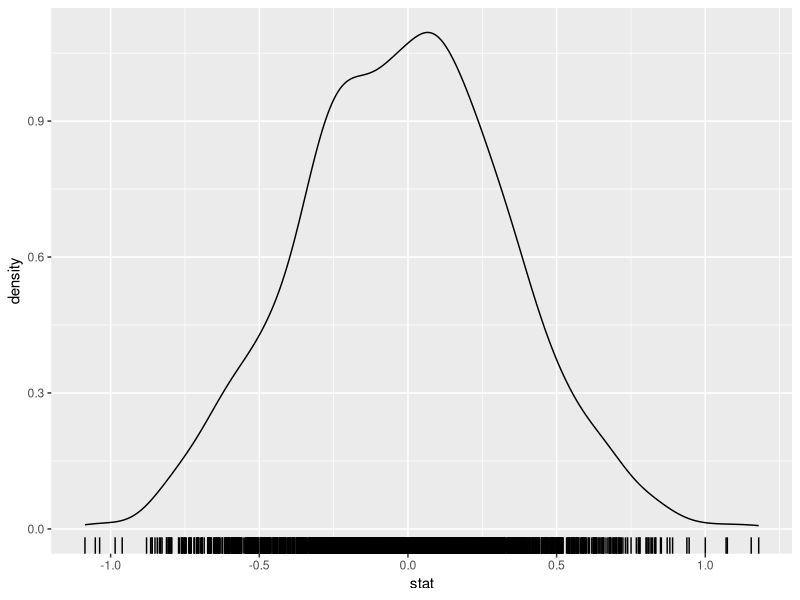

Write the R code that produced this figure. (Note: a time limit stopped this script after it produced the figure.)
## ---- chunk 1
knitr::opts_chunk$set(cache = TRUE, autodep = TRUE)
## ---- chunk 2
library("dplyr")
library("ggplot2")
library("tidyr")
## ---- chunk 3
n <- 8
mean(rnorm(n))
## ---- chunk 4
n <- 8
iter <- 2048
# Investigate
results <- list()
for (i in 1:iter) {
  x <- rnorm(n)
  stat <- mean(x)
  results[[i]] <- data_frame(i = i, stat = mean(x))
}
results <- bind_rows(results)
## ---- chunk 5
ggplot(results, aes(x = stat)) +
  geom_density() +
  geom_rug()
## ---- chunk 6
sample_sizes <- 2 ^ (0:10)
## ---- chunk 7
iter <- 4096
## ---- chunk 8
results <- list()
for (k in seq_along(sample_sizes))  {
  cat("sample size:", sample_sizes[k], "\n")
  sampling_dist <- list()
  n <- sample_sizes[k]
  for (i in 1:iter) {
    # Normal distribution. mean = 0, sd = 1. mean = 0
    x <- rnorm(n)
    # Uniform distribution: min = 0, max = 1. mean = 0.5
    # x <- runif(n)
    # Geometric distribution: prob = 0.25. mean = 4
    # x <- rgeom(n, prob = 0.25)
    # Beta distribution. Bimodal. mean = 0.5.
    # x <- rbeta(n, shape1 = 0.25, shape2 = 0.25)

    # Statistics
    # # Mean
    stat <- mean(x)
    # # Median
    # stat <- median(x)
    # # Maximum
    # stat <- max(x)
    # # Standard deviation
    # stat <-sd(x)
    # # Geometric mean of
    # stat <- exp(mean(log(abs(x))))
    sampling_dist[[i]] <- data_frame(size = n, stat = stat)
  }
  results[[k]] <- bind_rows(sampling_dist)
}
results <- bind_rows(results) %>%
  mutate(size = factor(size))
## ---- chunk 9
ggplot(results, aes(x = stat, colour = size)) +
  geom_density()
## ---- chunk 10
## Comparing mean and sample distributions of multiple samples
iter <- 8192
sample_sizes <- 2 ^ (0:12)
results <- list()
for (k in seq_along(sample_sizes))  {
  n <- sample_sizes[k]
  message("sample size: ", n)
  stat <- rep(NA, iter)
  for (i in 1:iter) {
    # # Normal distribution.
    # # mean = 0, sd = 1
    x <- rnorm(n)
    
    # # Uniform distribution:
    # # min = 0, max = 1, mean = 0.5, sd = 0.2887
    # x <- runif(n)
    
    # # Geometric distribution: prob = 0.25.
    # # mean = (1 - p) / p = 3
    # # var = (1 - p) / p ^ 2 = 12
    # # sd = sqrt(12)
    # x <- rgeom(n, prob = 0.25)
    
    # # Beta distribution. Bimodal.
    # # mean = 0.5. sd = 0.4082
    # x <- rbeta(n, shape1 = 0.5, shape2 = 0.5)

    # # Bernoulli distribution.
    # # mean = 0.2. sd = sqrt(0.2 * 0.8)
    # x <- rbinom(n, size = 1, prob = 0.2)
    
    stat[i] <- mean(x)
  }
  results[[k]] <- data_frame(stat = stat, size = n)

}
results <- bind_rows(results)

results_summary <- results %>%
  group_by(size) %>%
  summarize(x_mean = mean(stat),
            s = sd(stat),
            x_mean_se = s / sqrt(iter),
            s_se = s / sqrt(2 * (iter - 1)))
## ---- chunk 11
mu <- 0
sigma <- 1
## ---- chunk 12
ggplot(results_summary, aes(x = size, y = x_mean, 
                    ymin = x_mean - 2 * x_mean_se,
                    ymax = x_mean + 2 * x_mean_se)) +
  geom_pointrange() +
  geom_hline(yintercept = mu) +
  scale_x_log10()
## ---- chunk 13
ggplot(results_summary, aes(x = size,
                    y = s, 
                    ymin = s - 2 * s_se,
                    ymax = s + 2 * s_se)) +
  geom_pointrange() +
  stat_function(fun = function(n) sigma / sqrt(n)) +
  scale_x_log10()
## ---- chunk 14
ggplot(mutate(results,
              normal = dnorm(stat, mean = mu, sd = sigma / sqrt(size))),
       aes(x = stat)) +
  geom_density() +
  geom_rug() +
  geom_line(mapping = aes(y = normal), col = "red") +
  facet_wrap(~size, ncol = 2, scales = "free")
## ---- chunk 15
prob <- 0.2
sizes <- c(1, 2, 8, 32, 64, 256, 512, 1024)

binomial <- list()
for (i in seq_along(sizes)) {
  n <- sizes[i]
  binomial[[i]] <- data_frame(x = 0:n,
                              size = n,
                              p = dbinom(x, size = n, prob = prob))
}
binomial <- bind_rows(binomial)

normal <- list()
for (i in seq_along(sizes)) {
  n <- sizes[i]
  normal_mean <- n * prob
  normal_sd <- sqrt(n * prob * (1 - prob))
  normal[[i]] <- data_frame(x = seq(normal_mean - 3 * normal_sd,
                                    normal_mean + 3 * normal_sd, 
                                    length.out = 101),
                            y = dnorm(x, mean = normal_mean, sd = normal_sd),
                            size = n)
}
normal <- bind_rows(normal)

ggplot() +
  geom_bar(data = binomial, aes(x = x, y = p), stat = "identity",
           alpha = 0.5) +
  geom_line(data = normal, aes(x = x, y = y), color = "black", size = 1) +
  facet_wrap(~size, ncol = 2, scales = "free")
## ---- chunk 16
confidence <- 95
mu <- 0
sigma <- 1
## ---- chunk 17
iter = 500
# calculate z critical value
alpha <- 1 - (confidence / 100)
z <- -qnorm(alpha / 2)
results <- list()
for (i in 1:iter) {
  x <- rnorm(n, mean = mu, sd = sigma)
  x_mean <- mean(x)
  se <- sigma / sqrt(n)
  lb <- x_mean - z * se
  ub <- x_mean + z * se
  contains_mu <- (mu > lb) & (mu < ub)
  results[[i]] <- data_frame(x_mean = x_mean,
                             se = se,
                             lb = lb,
                             ub = ub,
                             contains_mu = contains_mu,
                             i = i)
}
results <- bind_rows(results)
## ---- chunk 18
summarize(results, prop_contain_mu = sum(contains_mu) / n())
## ---- chunk 19
ggplot(results, aes(y = x_mean, ymin = lb, ymax = ub, x = i, color = contains_mu)) +
  geom_hline(yintercept = 0) + 
  geom_pointrange(size = rel(0.25)) +
  coord_flip() +
  scale_color_manual(values = c("TRUE" = alpha("black", 0.67), "FALSE" = "red")) +
  theme_bw() +
  theme(axis.text.y = element_blank(),
        axis.ticks.y = element_blank(),
        axis.title.y = element_blank())

## ---- chunk 20
contains_x_mean <- rep(NA, nrow(results))
for (i in 1:nrow(results)) {
  x_mean_i <- results[i, ][["x_mean"]]
  contains_x_mean[i] <- 
    (sum(results$lb < x_mean_i & results$ub > x_mean_i) - 1) / (nrow(results) - 1)
}
summary(contains_x_mean)
## ---- chunk 21
confidence <- 95
n <- 30
mu <- 0
sigma <- 1
iter = 500
## ---- chunk 22
# calculate z critical value
alpha <- 1 - (confidence / 100)
# crit_val <- -qnorm(alpha / 2)
crit_val <- -qt(alpha / 2, df = n - 1)
results <- list()
for (i in 1:iter) {
  x <- rnorm(n, mean = mu, sd = sigma)
  x_mean <- mean(x)
  s <- sd(x)
  se <- s / sqrt(n)
  lb <- x_mean - z * se
  ub <- x_mean + z * se
  contains_mu <- (mu > lb) & (mu < ub)
  results[[i]] <- data_frame(x_mean = x_mean,
                             s = s,
                             se = se,
                             lb = lb,
                             ub = ub,
                             contains_mu = contains_mu,
                             i = i)
}
results <- bind_rows(results)
## ---- chunk 23
summarize(results, prop_contain_mu = sum(contains_mu) / n())
## ---- chunk 24
ggplot(results, aes(y = x_mean, ymin = lb, ymax = ub, x = i, color = contains_mu)) +
  geom_hline(yintercept = 0) + 
  geom_pointrange(size = rel(0.25)) +
  coord_flip() +
  scale_color_manual(values = c("TRUE" = alpha("black", 0.67), "FALSE" = "red")) +
  theme_bw() +
  theme(axis.text.y = element_blank(),
        axis.ticks.y = element_blank(),
        axis.title.y = element_blank())

## ---- chunk 25
ggplot(results, aes(x = s)) +
  geom_density() +
  geom_rug()
## ---- chunk 26
confidence <- 95
mu <- 0
sigma <- 1
iter = 2048
sample_sizes <- 3:100
# calculate z critical value
alpha <- 1 - (confidence / 100)

results <- list()
for (i in seq_along(sample_sizes)) {
  n <- sample_sizes[i]
  norm_critical_value <- -qnorm(alpha / 2)
  t_critical_value <- -qt(alpha / 2, df = n - 1)
  norm_contains_mu <- rep(NA, iter)
  t_contains_mu <- rep(NA, iter)
  for (j in 1:iter) {
    
    # Sample from the normal distribution 
    x <- rnorm(n, mean = mu, sd = sigma)
    x_mean <- mean(x)
    s <- sd(x)
    se <- s / sqrt(n)
    z <- (x_mean - mu) / se
    norm_contains_mu[j] <- abs(z) < norm_critical_value
    t_contains_mu[j] <- abs(z) < t_critical_value
  }
  results[[i]] <-
    data_frame(n = n, 
               `Normal` = sum(norm_contains_mu) / iter,
               `Student's t` = sum(t_contains_mu) / iter)
}
results <- bind_rows(results) %>%
  gather(se_type, contains_mu, -n)

## ---- chunk 27
ggplot(results, aes(x = n, y = contains_mu, color = se_type)) +
  geom_point() +
  geom_line() + 
  geom_hline(yintercept = 1 - alpha) +
  xlab("Sample size") +
  ylab(expression(paste("Prop intervals containing ", mu))) +
  scale_color_discrete("")
## ---- chunk 28
confidence <- 95
prob <- 0.1
iter = 2048
sample_sizes <- 3:100

# mean of geom is (1 - p) / p
mu <- (1 - prob) / prob
alpha <- 1 - (confidence / 100)
results <- list()
for (i in seq_along(sample_sizes)) {
  n <- sample_sizes[i]
  norm_critical_value <- -qnorm(alpha / 2)
  t_critical_value <- -qt(alpha / 2, df = n - 1)
  norm_contains_mu <- rep(NA, iter)
  t_contains_mu <- rep(NA, iter)
  for (j in 1:iter) {
    x <- rgeom(n, prob = prob)
    x_mean <- mean(x)
    s <- sd(x)
    se <- s / sqrt(n)
    z <- (x_mean - mu) / se
    norm_contains_mu[j] <- abs(z) < norm_critical_value
    t_contains_mu[j] <- abs(z) < t_critical_value
  }
  results[[i]] <-
    data_frame(n = n, 
               `Normal` = sum(norm_contains_mu) / iter,
               `Student's t` = sum(t_contains_mu) / iter)
}
results <- bind_rows(results) %>%
  gather(se_type, contains_mu, -n)

## ---- chunk 29
ggplot(results, aes(x = n, y = contains_mu, color = se_type)) +
  geom_point() +
  geom_line() + 
  geom_hline(yintercept = 1 - alpha) +
  xlab("Sample size") +
  ylab(expression(paste("Prop intervals containing ", mu))) +
  scale_color_discrete("")
